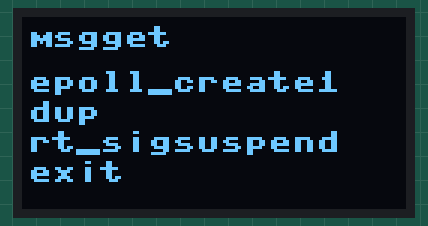
Bench run of a program on a simulated Raspberry Pi Pico running MicroPython. Parts: 128×64 one-colour display. Random numbers come from a fixed seed; library files of the repository ran but are not shown: ssd1306.py; what the program prints to the serial console is not drawn.

Above: at 0.1 s.
At 5.1 s:
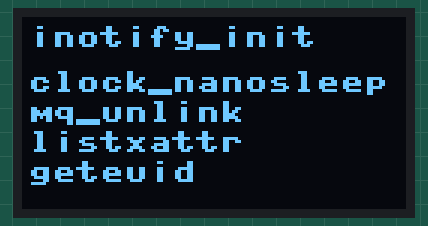
At 10.1 s:
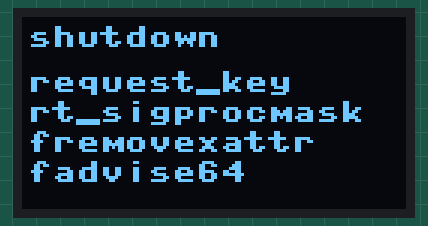
At 15.1 s:
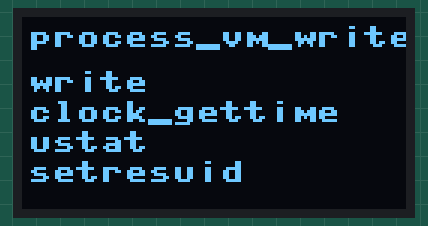
At 25.1 s:
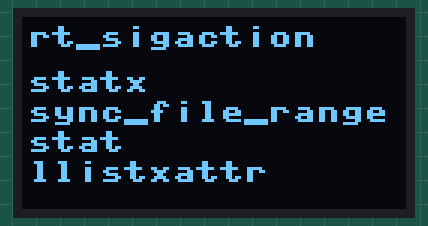
At 35.1 s:
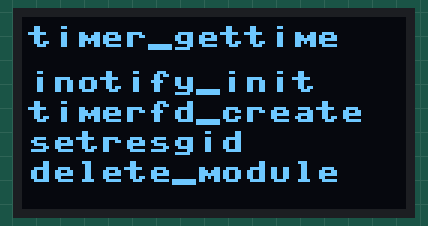

Measured:
- what the display in image 0 shows lasts 5.0 s, from 0.0 s to 5.0 s

The program:

linux_system_call_display.py
```python
import ssd1306
import machine
import time
import uos
import random

print(uos.uname())
print("Freq: "  + str(machine.freq()) + " Hz")
print("128x64 SSD1306 SPI OLED on Raspberry Pi Pico")

WIDTH = 128
HEIGHT = 64

spi = machine.SPI(0)


CS = machine.Pin(2)
DC = machine.Pin(3)
RES = machine.Pin(4)
oled = ssd1306.SSD1306_SPI(WIDTH, HEIGHT, spi,DC, RES, CS)

syscall_list = [
    'read',
    'write',
    'open',
    'close',
    'stat',
    'fstat',
    'lstat',
    'poll',
    'lseek',
    'mmap',
    'mprotect',
    'munmap',
    'brk',
    'rt_sigaction',
    'rt_sigprocmask',
    'rt_sigreturn',
    'ioctl',
    'pread64',
    'pwrite64',
    'readv',
    'writev',
    'access',
    'pipe',
    'select',
    'sched_yield',
    'mremap',
    'msync',
    'mincore',
    'madvise',
    'shmget',
    'shmat',
    'shmctl',
    'dup',
    'dup2',
    'pause',
    'nanosleep',
    'getitimer',
    'alarm',
    'setitimer',
    'getpid',
    'sendfile',
    'socket',
    'connect',
    'accept',
    'sendto',
    'recvfrom',
    'sendmsg',
    'recvmsg',
    'shutdown',
    'bind',
    'listen',
    'getsockname',
    'getpeername',
    'socketpair',
    'setsockopt',
    'getsockopt',
    'clone',
    'fork',
    'vfork',
    'execve',
    'exit',
    'wait4',
    'kill',
    'uname',
    'semget',
    'semop',
    'semctl',
    'shmdt',
    'msgget',
    'msgsnd',
    'msgrcv',
    'msgctl',
    'fcntl',
    'flock',
    'fsync',
    'fdatasync',
    'truncate',
    'ftruncate',
    'getdents',
    'getcwd',
    'chdir',
    'fchdir',
    'rename',
    'mkdir',
    'rmdir',
    'creat',
    'link',
    'unlink',
    'symlink',
    'readlink',
    'chmod',
    'fchmod',
    'chown',
    'fchown',
    'lchown',
    'umask',
    'gettimeofday',
    'getrlimit',
    'getrusage',
    'sysinfo',
    'times',
    'ptrace',
    'getuid',
    'syslog',
    'getgid',
    'setuid',
    'setgid',
    'geteuid',
    'getegid',
    'setpgid',
    'getppid',
    'getpgrp',
    'setsid',
    'setreuid',
    'setregid',
    'getgroups',
    'setgroups',
    'setresuid',
    'getresuid',
    'setresgid',
    'getresgid',
    'getpgid',
    'setfsuid',
    'setfsgid',
    'getsid',
    'capget',
    'capset',
    'rt_sigpending',
    'rt_sigtimedwait',
    'rt_sigqueueinfo',
    'rt_sigsuspend',
    'sigaltstack',
    'utime',
    'mknod',
    'uselib',
    'personality',
    'ustat',
    'statfs',
    'fstatfs',
    'sysfs',
    'getpriority',
    'setpriority',
    'sched_setparam',
    'sched_getparam',
    'sched_setscheduler',
    'sched_getscheduler',
    'sched_get_priority_max',
    'sched_get_priority_min',
    'sched_rr_get_interval',
    'mlock',
    'munlock',
    'mlockall',
    'munlockall',
    'vhangup',
    'modify_ldt',
    'pivot_root',
    '_sysctl',
    'prctl',
    'arch_prctl',
    'adjtimex',
    'setrlimit',
    'chroot',
    'sync',
    'acct',
    'settimeofday',
    'mount',
    'umount2',
    'swapon',
    'swapoff',
    'reboot',
    'sethostname',
    'setdomainname',
    'iopl',
    'ioperm',
    'create_module',
    'init_module',
    'delete_module',
    'get_kernel_syms',
    'query_module',
    'quotactl',
    'nfsservctl',
    'getpmsg',
    'putpmsg',
    'afs_syscall',
    'tuxcall',
    'security',
    'gettid',
    'readahead',
    'setxattr',
    'lsetxattr',
    'fsetxattr',
    'getxattr',
    'lgetxattr',
    'fgetxattr',
    'listxattr',
    'llistxattr',
    'flistxattr',
    'removexattr',
    'lremovexattr',
    'fremovexattr',
    'tkill',
    'time',
    'futex',
    'sched_setaffinity',
    'sched_getaffinity',
    'set_thread_area',
    'io_setup',
    'io_destroy',
    'io_getevents',
    'io_submit',
    'io_cancel',
    'get_thread_area',
    'lookup_dcookie',
    'epoll_create',
    'epoll_ctl_old',
    'epoll_wait_old',
    'remap_file_pages',
    'getdents64',
    'set_tid_address',
    'restart_syscall',
    'semtimedop',
    'fadvise64',
    'timer_create',
    'timer_settime',
    'timer_gettime',
    'timer_getoverrun',
    'timer_delete',
    'clock_settime',
    'clock_gettime',
    'clock_getres',
    'clock_nanosleep',
    'exit_group',
    'epoll_wait',
    'epoll_ctl',
    'tgkill',
    'utimes',
    'vserver',
    'mbind',
    'set_mempolicy',
    'get_mempolicy',
    'mq_open',
    'mq_unlink',
    'mq_timedsend',
    'mq_timedreceive',
    'mq_notify',
    'mq_getsetattr',
    'kexec_load',
    'waitid',
    'add_key',
    'request_key',
    'keyctl',
    'ioprio_set',
    'ioprio_get',
    'inotify_init',
    'inotify_add_watch',
    'inotify_rm_watch',
    'migrate_pages',
    'openat',
    'mkdirat',
    'mknodat',
    'fchownat',
    'futimesat',
    'newfstatat',
    'unlinkat',
    'renameat',
    'linkat',
    'symlinkat',
    'readlinkat',
    'fchmodat',
    'faccessat',
    'pselect6',
    'ppoll',
    'unshare',
    'set_robust_list',
    'get_robust_list',
    'splice',
    'tee',
    'sync_file_range',
    'vmsplice',
    'move_pages',
    'utimensat',
    'epoll_pwait',
    'signalfd',
    'timerfd_create',
    'eventfd',
    'fallocate',
    'timerfd_settime',
    'timerfd_gettime',
    'accept4',
    'signalfd4',
    'eventfd2',
    'epoll_create1',
    'dup3',
    'pipe2',
    'inotify_init1',
    'preadv',
    'pwritev',
    'rt_tgsigqueueinfo',
    'perf_event_open',
    'recvmmsg',
    'fanotify_init',
    'fanotify_mark',
    'prlimit64',
    'name_to_handle_at',
    'open_by_handle_at',
    'clock_adjtime',
    'syncfs',
    'sendmmsg',
    'setns',
    'getcpu',
    'process_vm_readv',
    'process_vm_writev',
    'kcmp',
    'finit_module',
    'sched_setattr',
    'sched_getattr',
    'renameat2',
    'seccomp',
    'getrandom',
    'memfd_create',
    'kexec_file_load',
    'bpf',
    'execveat',
    'userfaultfd',
    'membarrier',
    'mlock2',
    'copy_file_range',
    'preadv2',
    'pwritev2',
    'pkey_mprotect',
    'pkey_alloc',
    'pkey_free',
    'statx',
]


while True:
    oled.fill(0)
    oled.text(random.choice(syscall_list), 2, 3)
    oled.text(random.choice(syscall_list), 2, 18)
    oled.text(random.choice(syscall_list), 2, 28)
    oled.text(random.choice(syscall_list), 2, 38)
    oled.text(random.choice(syscall_list), 2, 48)
    oled.show()

    time.sleep(5)
```
